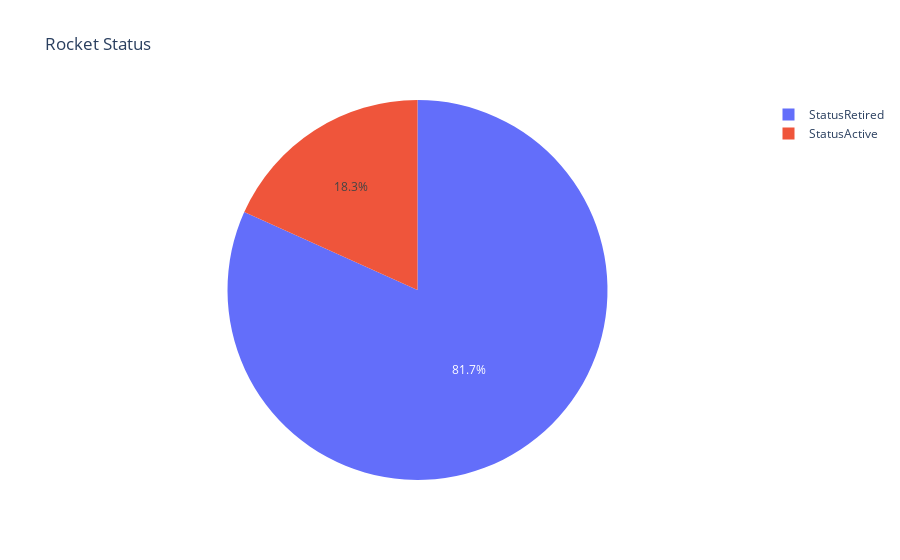

Notebook code for this chart:
### Code cell
fig = px.pie(ds,values="Status Rocket",names="index",title="Rocket Status")
fig.show()

### Figure 1 — Plotly figure (JSON) as saved in the notebook; plotly's stock layout.template omitted (floating-point values rounded to 4 significant figures)
{"data": [{"domain": {"x": [0, 1], "y": [0, 1]}, "hovertemplate": "index=%{label}<br>Status Rocket=%{value}<extra></extra>", "labels": ["StatusRetired", "StatusActive"], "legendgroup": "", "name": "", "showlegend": true, "type": "pie", "values": [3534, 790]}], "layout": {"legend": {"tracegroupgap": 0}, "title": {"text": "Rocket Status"}}}
